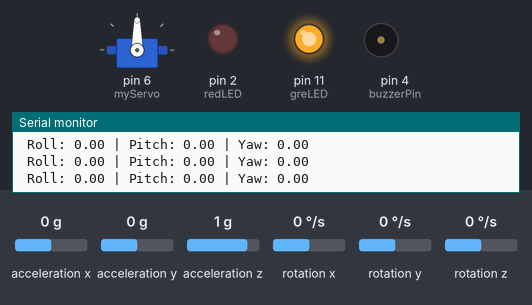
Bench run of a sketch on a simulated Arduino Uno, built with avr-gcc and run on an emulated ATmega328P. Parts: servo, output pins drawn as LEDs (lit = HIGH), buzzer (waves = sounding, pin HIGH), the last lines printed to the serial monitor. Wiring (inferred from the names in the program): MPU-6050 motion sensor at I2C address 0x68. The test bench sets the inputs (shaded band); at power-on: rotation z 0 °/s, rotation y 0 °/s, acceleration x 0 g, acceleration y 0 g, acceleration z 1 g, rotation x 0 °/s.

Above: at 1.2 s.
1.3 s: rotation z set to -192 °/s
At 1.8 s:
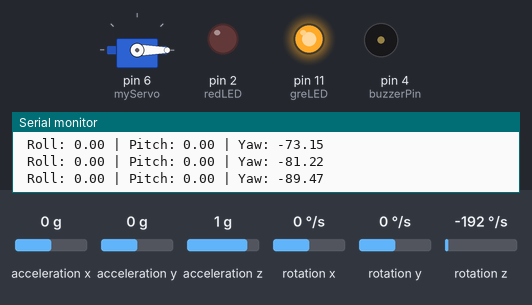
4.3 s: rotation y set to -44 °/s
7.3 s: rotation y set to -52 °/s
At 8.3 s:
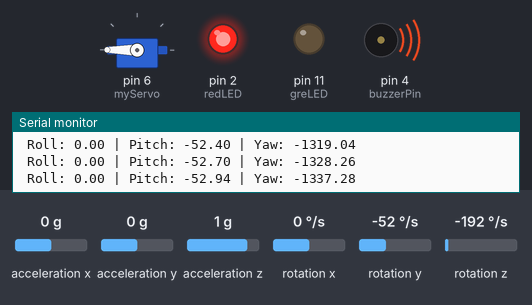
9.2 s: acceleration x set to -0.3 g
At 10.8 s:
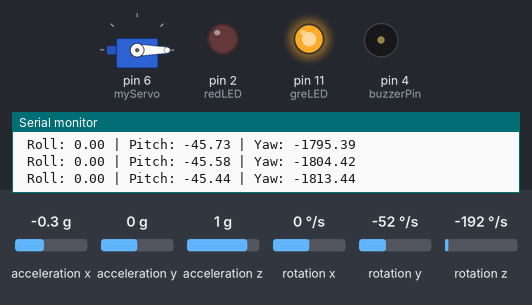
12.2 s: acceleration x set to 0 g
At 13.9 s:
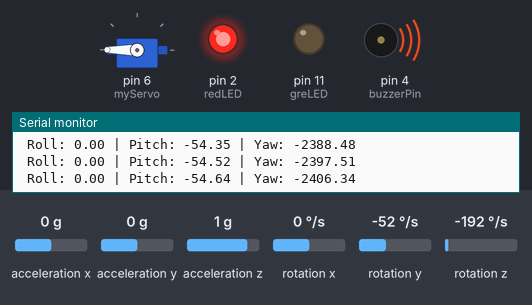
Timing chart, 0 to 15.4 s (numbered marks = the images above; inputs shaded):
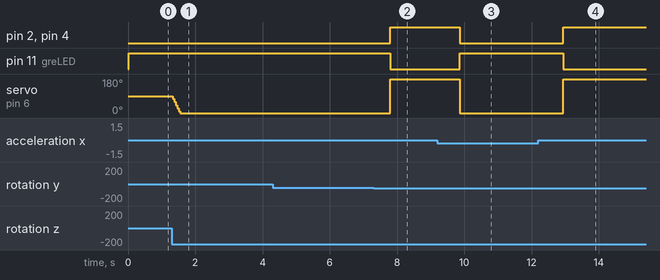

Measured:
- the behaviour switches between -48 and -49 °/s on rotation y (found by bisection; images 1 and 2)
- the behaviour switches between -0.1 and -0.2 g on acceleration x (found by bisection; images 2 and 3)
- after the input at 1.3 s, servo on pin 6 (myServo): 90° → 0° at once
- after the input at 7.3 s, pin 2 (redLED), pin 4 (buzzerPin): LOW → HIGH after 0.50 s; pin 11 (greLED): HIGH → LOW after 0.50 s; servo on pin 6 (myServo): 0° → 180° after 0.50 s
- after the input at 9.2 s, pin 2 (redLED), pin 4 (buzzerPin): HIGH → LOW after 0.66 s; pin 11 (greLED): LOW → HIGH after 0.66 s; servo on pin 6 (myServo): 180° → 0° after 0.66 s
- after the input at 12.2 s, pin 2 (redLED), pin 4 (buzzerPin): LOW → HIGH after 0.74 s; pin 11 (greLED): HIGH → LOW after 0.74 s; servo on pin 6 (myServo): 0° → 180° after 0.74 s

The sketch:

Gyroscope-Based-Gesture-Recognition.ino
```cpp
#include <Wire.h>
#include <Servo.h>


const int mpuAddress = 0x68; // 0b1101000 from datasheet Section 9.2
const int greLED = 11;
const int redLED = 2;
const int buzzerPin = 4;

float AcX, AcY, AcZ, GyX, GyY, GyZ;

float accAngleX, accAngleY, gyroAngleX, gyroAngleY, gyroAngleZ;

float roll, pitch, yaw;

float sqrAcZ, sqrAcX, sqrAcY;
float addedSquares;


float sensScalar = 16384.0; // from datasheet
float gyroScalar = 131.0; // from datasheet, section 6.1

float elapsedTime, currentTime, previousTime;

int servoAngle = 90;


Servo myServo;

void setup() {
  Serial.begin(9600);

  Wire.begin();
  Wire.beginTransmission(mpuAddress);

  // Register at the address 0x6B is todo with power management
  // Writing 0 to this register forces a reset, without having to cut power
  Wire.write(0x6B);
  Wire.write(0);
  Wire.endTransmission(true);


  delay(20);

  pinMode(greLED, OUTPUT);
  pinMode(redLED, OUTPUT);
  pinMode(buzzerPin, OUTPUT);
  myServo.attach(6);
}
void loop() {
  // === Read acceleromter data === //
  Wire.beginTransmission(mpuAddress);
  Wire.write(0x3B); // Start with register 0x3B (ACCEL_XOUT_H)
  Wire.endTransmission(false);
  Wire.requestFrom(mpuAddress, 14, true); // Read 6 registers total, each axis value is stored in 2 registers

  AcX = (Wire.read() << 8 | Wire.read()) / sensScalar;
  AcY = (Wire.read() << 8 | Wire.read()) / sensScalar;
  AcZ = (Wire.read() << 8 | Wire.read()) / sensScalar;

  (Wire.read() << 8 | Wire.read()); // fetch then Disregard, this is faster then doing two transmissions of 6 registers each

  GyX = (Wire.read() << 8 | Wire.read()) / gyroScalar;
  GyY = (Wire.read() << 8 | Wire.read()) / gyroScalar;
  GyZ = (Wire.read() << 8 | Wire.read()) / gyroScalar;


  previousTime = currentTime;  // Previous time is stored before the actual time read
  currentTime = millis();  // Current time actual time read
  elapsedTime = (currentTime - previousTime) / 1000; // Divide by 1000 to get seconds

  // https://howtomechatronics.com/tutorials/arduino/arduino-and-mpu6050-accelerometer-and-gyroscope-tutorial/

  sqrAcX = pow(AcX, 2);
  sqrAcZ = pow(AcZ, 2);
  sqrAcY = pow(AcY, 2);

  //Calculate X
  addedSquares = sqrAcX + sqrAcZ;
  addedSquares = sqrt(addedSquares);
  accAngleX = atan(AcY / addedSquares);
  accAngleX = accAngleX * 180.0 / PI;

  // Calculate Y

  addedSquares = sqrAcY + sqrAcZ;
  addedSquares = sqrt(addedSquares);
  accAngleY = atan(-1 * AcX / addedSquares);
  accAngleY = accAngleY * 180.0 / PI;


  // The raw gyroscope data is in degrees per second, multiplying by time gets the acutual degree, lots of data innacuracy occurs here.
  gyroAngleX += (GyX * elapsedTime); // deg/s * s = deg
  gyroAngleY += (GyY * elapsedTime);
  yaw += (GyZ * elapsedTime);


  // Complementary filter - combine acceleromter and gyro angle values
  gyroAngleX = 0.96 * gyroAngleX + 0.04 * accAngleX;
  gyroAngleY = 0.96 * gyroAngleY + 0.04 * accAngleY;

  roll = gyroAngleX;
  pitch = gyroAngleY;


  Serial.print(" Roll: ");   Serial.print(roll);
  Serial.print(" | Pitch: ");   Serial.print(pitch);
  Serial.print(" | Yaw: ");   Serial.print(yaw);
  Serial.println();


  servoAngle = map(yaw, 45, -45, 180, 0);

  if (pitch <= -50) { // Overflow Mode, move to stop postion, red lights, and speaker on
    servoAngle = 180;
    digitalWrite(buzzerPin, HIGH);
  }
  else {
    digitalWrite(buzzerPin, LOW);
  }

  myServo.write(servoAngle);

  // lighting code, if valve is closed, red light on, green light on otherwise
  if (servoAngle >= 180) {
    digitalWrite(greLED, LOW);
    digitalWrite(redLED, HIGH);
  }
  else {
    digitalWrite(redLED, LOW);
    digitalWrite(greLED, HIGH);
  }


  delay(20);
}
```
